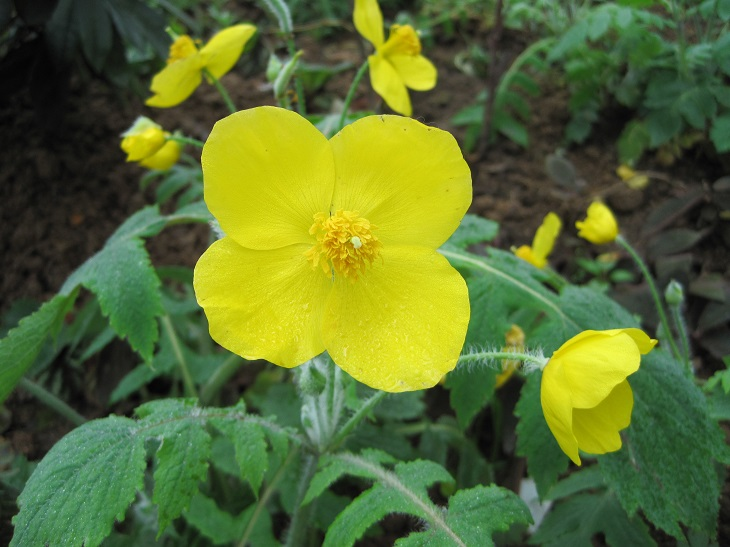
#> input picture Opencv+Tensorflow 入门人工智能图像处理/04图像特效/image0.JPG, 730 x 547 px, found by its file name
$ jupyter execute '02图片颜色反转.ipynb'
#> lines starting #> are read from the running program, lines starting #| are printed output that depends on the picture
# 灰度图片反转

[cell 1]
# 0-255  255-当前
import cv2
import numpy as np
img = cv2.imread('image0.jpg',1)
#> img is the input picture: shape (547, 730, 3); mean B, G, R 48.7, 109.6, 90.1
imgInfo=img.shape
#> imgInfo = (547, 730, 3)
height=imgInfo[0]
#> height = 547
width=imgInfo[1]
#> width = 730
gray=cv2.cvtColor(img,cv2.COLOR_BGR2GRAY)
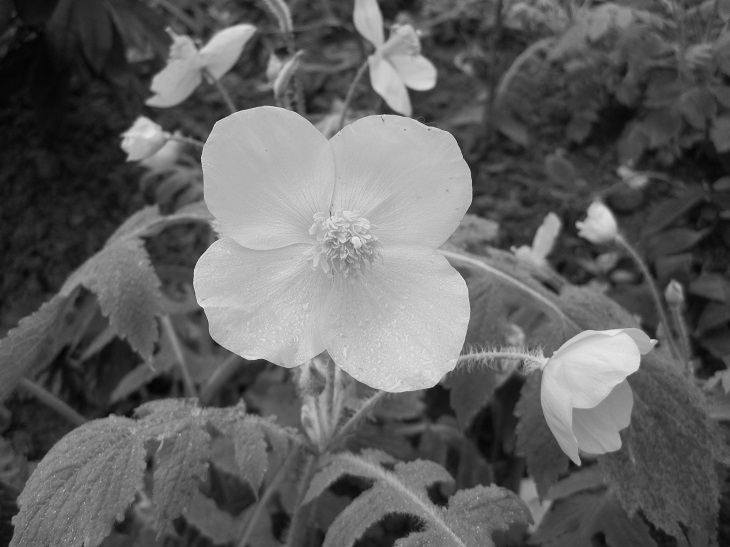
#> gray: shape (547, 730); min 4, max 236, mean 96.8
dst=np.zeros((height,width,1),np.uint8)
for i in range(0,height):
    for j in range(0,width):
        grayPixel = gray[i,j]
        dst[i,j]=255-grayPixel
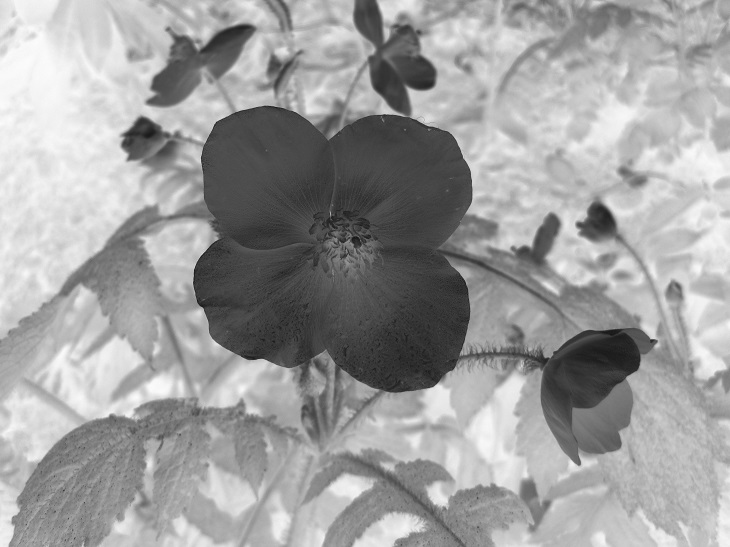
#> dst: shape (547, 730, 1); min 19, max 251, mean 158.2
cv2.imshow('dst',dst)
cv2.waitKey(0)

[cell 2]
# 0-255  255-当前
import cv2
import numpy as np
img = cv2.imread('image0.jpg',1)
imgInfo=img.shape
height=imgInfo[0]
width=imgInfo[1]
gray=cv2.cvtColor(img,cv2.COLOR_BGR2GRAY)
# 效果一样 哈
dst=255-gray
cv2.imshow('dst',dst)
cv2.waitKey(0)

# 彩色图片灰度处理

[cell 3]
# 0-255  255-当前
import cv2
import numpy as np
img = cv2.imread('image0.jpg',1)
imgInfo=img.shape
height=imgInfo[0]
width=imgInfo[1]
dst=np.zeros((height,width,3),np.uint8)
for i in range(0,height):
    for j in range(0,width):
        (b,g,r) = img[i,j]
        dst[i,j]=(255-b,255-g,255-r)
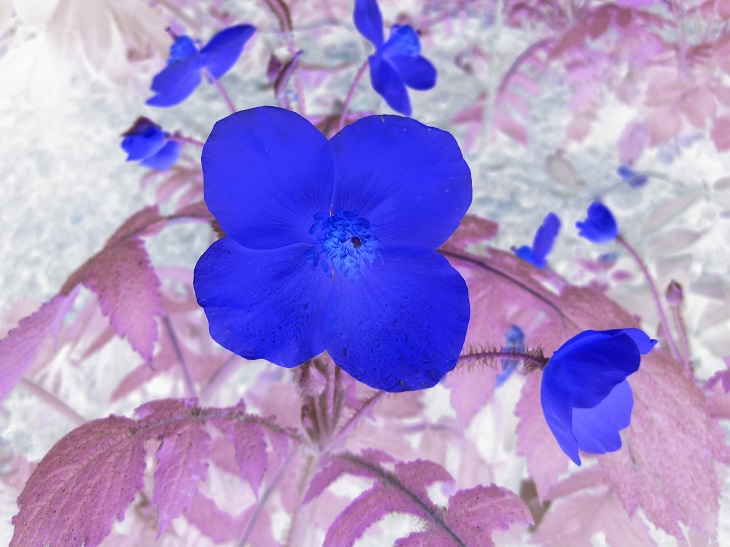
#> dst: shape (547, 730, 3); mean B, G, R 206.3, 145.4, 164.9
cv2.imshow('dst',dst)
cv2.waitKey(0)
